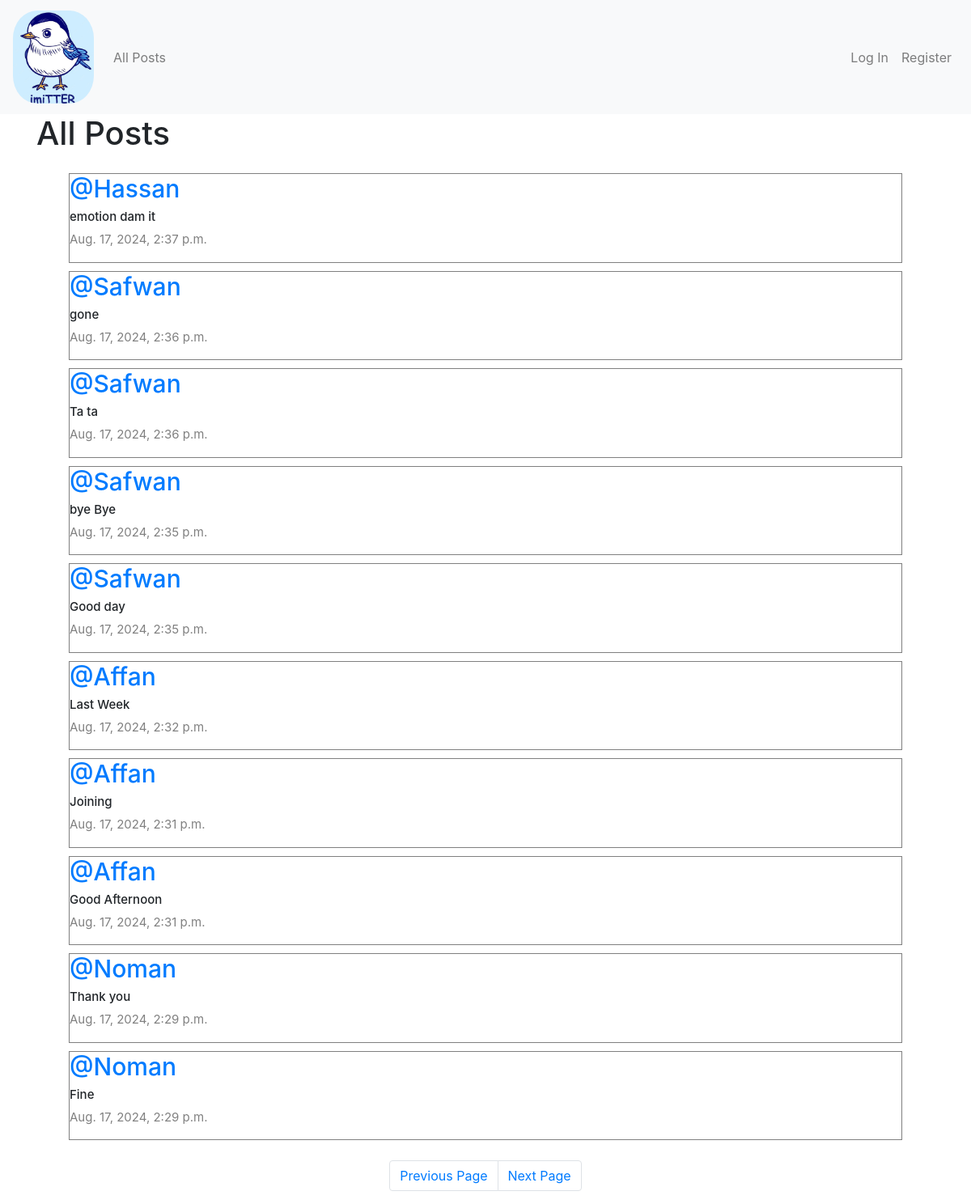
Screenshot of /?page=2 with the database file from the repository.
### network/models.py (models this page shows, shortened)
class Post(models.Model):
    content = models.CharField(max_length=140)
    user = models.ForeignKey(User, on_delete=models.CASCADE, related_name="author")
    date = models.DateTimeField(auto_now_add=True)

class User(AbstractUser):
    pass

### network/views.py (the view)
# urls.py: path("", views.index, name="index"),
def index(request):
    allPosts = Post.objects.all().order_by("id").reverse()
    paginator = Paginator(allPosts, 10)
    page_number = request.GET.get('page')
    posts_of_the_page = paginator.get_page(page_number)
    allLikes = Like.objects.all()
    whoYouLiked = [like.post.id for like in allLikes if like.user.id == request.user.id]
    return render(request, "network/index.html", {
        "posts_of_the_page": posts_of_the_page,
        "whoYouLiked": whoYouLiked,
    })

### network/templates/network/index.html (shortened to what this page needs)
{% extends "network/layout.html" %}
{% block body %}
<h1>All Posts</h1>
<div class="all-posts">
    {% for post in posts_of_the_page %}
    <div class="row post">
        <h5 class="username"><a href="{% url 'profile' user_id=post.user.id %}">@{{ post.user }}</a></h5>
        <h6 class="content" id="content_{{ post.id }}">{{ post.content }}</h6>
        <p class="date">{{ post.date }}</p>
    </div>
    {% endfor %}
</div>
<nav aria-label="Page navigation example">
    <ul class="pagination d-flex justify-content-center">
        {% if posts_of_the_page.has_previous %}
        <li class="page-item"><a class="page-link" href="?page={{ posts_of_the_page.previous_page_number }}">Previous
                Page</a></li>
        {% endif %}
        {% if posts_of_the_page.has_next %}
        <li class="page-item"><a class="page-link" href="?page={{ posts_of_the_page.next_page_number }}">Next Page</a>
        </li>
        {% endif %}
    </ul>
</nav>
{% endblock %}

### network/static/network/styles.css (style rules this page uses)
.all-posts { display: flex; justify-content: flex-start; flex-direction: column; margin: 20px; }
.post { border: 0.1px solid gray; display: flex; justify-content: center; flex-direction: column; box-sizing: border-box; margin: 5px 20px; }
.content { font-size: 15px; }
.username { font-size: 30px; }
.date { color: gray; font-size: 15px; }

### rows the page displays
Post: user "Hassan", content "emotion dam it", date "Aug. 17, 2024, 2:37 p.m."
Post: user "Safwan", content "gone", date "Aug. 17, 2024, 2:36 p.m."
Post: user "Safwan", content "Ta ta", date "Aug. 17, 2024, 2:36 p.m."
Post: user "Safwan", content "bye Bye", date "Aug. 17, 2024, 2:35 p.m."
Post: user "Safwan", content "Good day", date "Aug. 17, 2024, 2:35 p.m."
Post: user "Affan", content "Last Week", date "Aug. 17, 2024, 2:32 p.m."
Post: user "Affan", content "Joining", date "Aug. 17, 2024, 2:31 p.m."
Post: user "Affan", content "Good Afternoon", date "Aug. 17, 2024, 2:31 p.m."
Post: user "Noman", content "Thank you", date "Aug. 17, 2024, 2:29 p.m."
Post: user "Noman", content "Fine", date "Aug. 17, 2024, 2:29 p.m."
